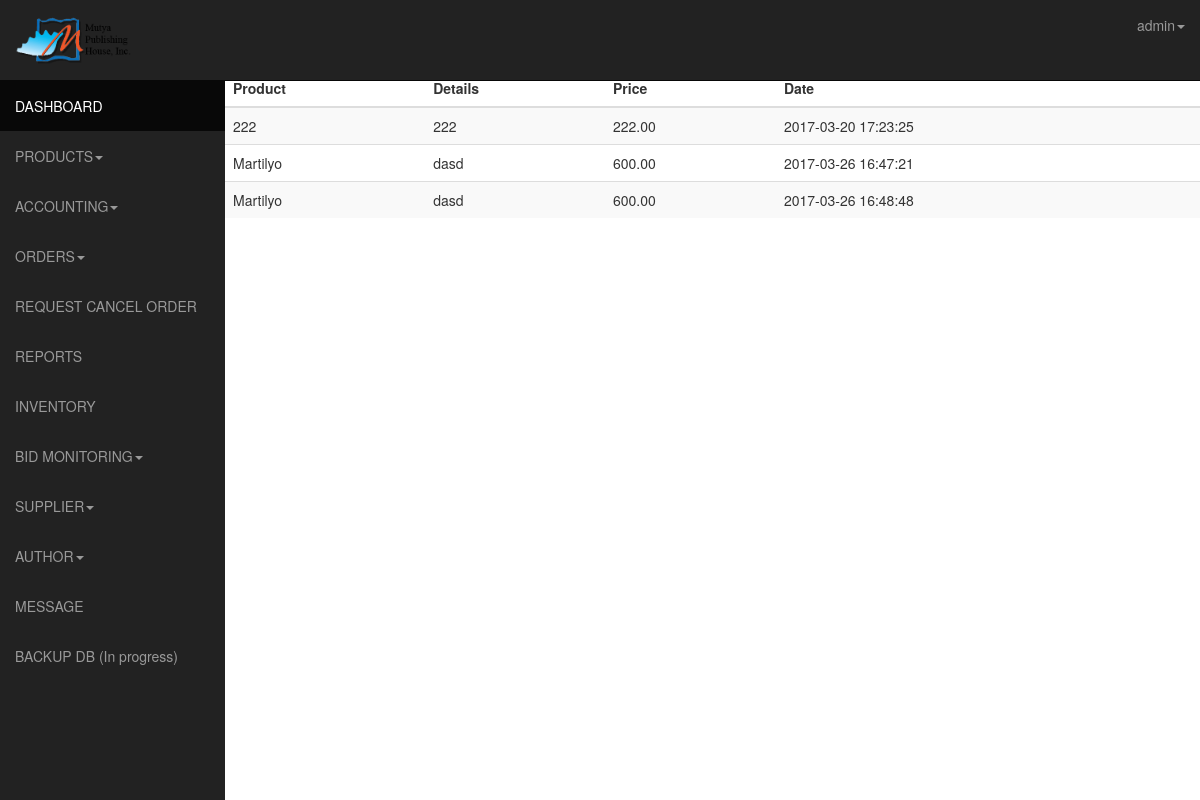
Screenshot of /admin/supplies.php (signed in) with the database file from the repository.
### tables this page shows
CREATE TABLE IF NOT EXISTS `supplies` (
  `id` int(11) NOT NULL AUTO_INCREMENT,
  `bid_id` int(11) NOT NULL,
  `supplier_id` int(11) NOT NULL,
  `product_name` varchar(255) NOT NULL,
  `details` varchar(255) NOT NULL,
  `price` varchar(255) NOT NULL,
  `active` int(11) NOT NULL,
  `created_date` timestamp NOT NULL DEFAULT CURRENT_TIMESTAMP,
  PRIMARY KEY (`id`)
);

### admin/supplies.php (the view, shortened to what this page needs)
<!DOCTYPE html>
<html lang="en">
  <head>
    <link href="css/bootstrap.css" rel="stylesheet">
    <link href="css/sb-admin.css" rel="stylesheet">-->
    <link rel="stylesheet" href="css/morris-0.4.3.min.css">
  </head>
  <body>
    <div id="wrapper">
      <nav class="navbar navbar-inverse  navbar-fixed-top" role="navigation">
      <?php include 'template/sidebar.php';?>
    <?php include 'template/top.php';?>
    </nav>
    <div class="table-responsive">
      <table class="table table-striped">
        <thead>
    <th>Product</th>
    <th>Details</th>
    <th>Price</th>
    <th>Date</th>
  </thead>
  <?php
  $sql = mysql_query("SELECT * FROM supplies WHERE active=1");
  $requestCount = mysql_num_rows($sql);
  if ($requestCount > 0) {
     while ($row = mysql_fetch_array($sql)) {
      $name = $row['product_name'];
      $details = $row['details'];
      $price = $row['price'];
      $date = $row['created_date'];
      echo "
        <tr>
          <td>$name</td>
          <td>$details</td>
          <td>".number_format($price, 2, '.', ',')."</td>
          <td>$date</td>
        </tr>
      ";
     }
  }
   ?>
      </table>
    </div>
    </div>
    </body>
    </html>

### admin/template/top.php (shortened to what this page needs)
<ul class="nav navbar-nav navbar-right navbar-user">
           <li class="dropdown user-dropdown">
             <a href="#" class="dropdown-toggle" data-toggle="dropdown"><i class="fa fa-user"></i><?php echo $username?><b class="caret"></b></a>
           </li>
         </ul>
       </div>

### admin/css/sb-admin.css (style rules this page uses)
body { margin-top: 50px; }
#wrapper { padding-left: 0; }
@media (min-width:768px) { #wrapper { padding-left: 225px; } }

### rows the page displays
supplies: product_name "222", details "222", price "222.00", created_date "2017-03-20 17:23:25"
supplies: product_name "Martilyo", details "dasd", price "600.00", created_date "2017-03-26 16:47:21"
supplies: product_name "Martilyo", details "dasd", price "600.00", created_date "2017-03-26 16:48:48"

### other values shown
$username "admin"
